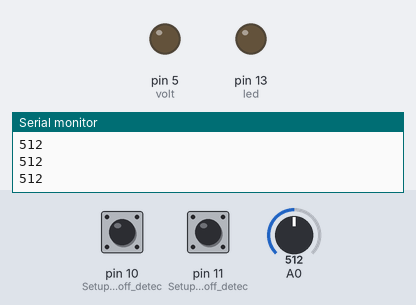
This sketch was run on a simulated Arduino Uno, built with avr-gcc and run on an emulated ATmega328P. Shown: output pins drawn as LEDs (lit = HIGH), the last lines printed to the serial monitor. Inputs (shaded band) come from the test bench; at power-on: A0 = 512, pin 10 (Setup_for_leads_off_detec) LOW, pin 11 (Setup_for_leads_off_detec) LOW.

Above: at 1.2 s.
1.3 s: A0 set to 591
2.8 s: A0 set to 610
At 3.5 s:
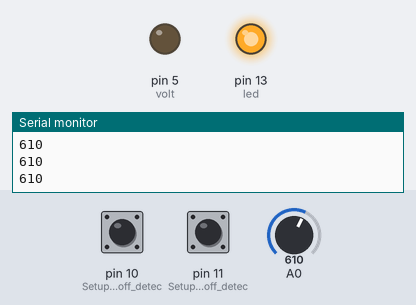
5.9 s: A0 set to 590
At 7.0 s:
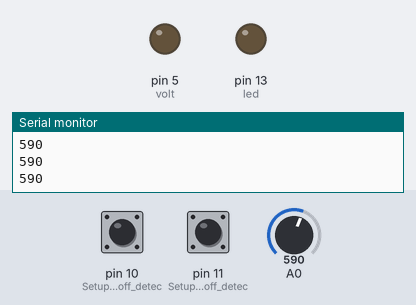
7.4 s: A0 set to 716
At 8.1 s:
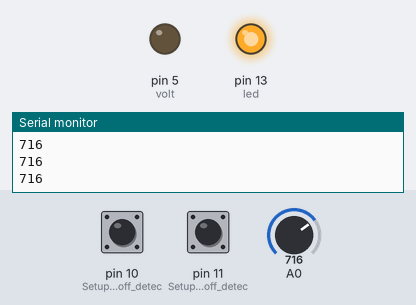
Timing chart, 0 to 9.9 s (numbered marks = the images above; inputs shaded):
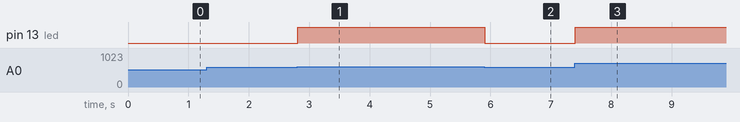

Measured:
- the behaviour switches between 600 and 601 on A0 (found by bisection; images 0 and 1)
- after the input at 2.8 s, pin 13 (led): LOW → HIGH at once
- after the input at 5.9 s, pin 13 (led): HIGH → LOW at once
- after the input at 7.4 s, pin 13 (led): LOW → HIGH at once

The sketch:

heart.ino
```cpp
// (licence header left out)
int led = 13; //internal Arduino LED
int volt = 5; //enable pin for Mstim board
int threshold = 600;
int currentVoltage  = 0;         // current voltage value
int previousVoltage = 0;     // previous voltage value
int interval = 5;
unsigned long previousMillis = 0;

void setup() {
  // initialize the needed digital pins as outputs.
  pinMode(led, OUTPUT);
  pinMode(volt, OUTPUT);
  // initialize the serial communication:
  Serial.begin(9600);
  pinMode(10, INPUT); // Setup for leads off detection LO +
  pinMode(11, INPUT); // Setup for leads off detection LO -

}

void loop() {
  unsigned long currentMillis = millis(); //saves current time
  if((digitalRead(10) == 1)||(digitalRead(11) == 1)){ //checks if electrodes are not disconnected
    Serial.println('!');
  }
  else {
      currentVoltage = analogRead(A0); //reads the voltage from ECG board
      Serial.println(currentVoltage);
    // send the value of analog input 0:
    if (currentMillis - previousMillis >= interval) {
      if (currentVoltage > threshold) {
      digitalWrite(led, HIGH); //switch internal LED on
      //digitalWrite(volt, HIGH); //switch Mstim board on
        }
      else {
        digitalWrite(led, LOW); //switches internal LED and Mstim signal off
        digitalWrite(volt, LOW);
        }
      }
      previousMillis = currentMillis;
      }
  //Wait for a bit to keep serial data from saturating
  delay(1);
}
```
